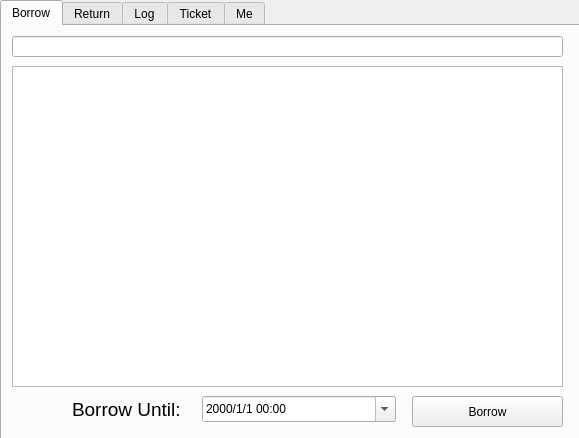
<?xml version="1.0" encoding="UTF-8"?>
<ui version="4.0">
 <class>ReaderWindow</class>
 <widget class="QWidget" name="ReaderWindow">
  <property name="geometry">
   <rect>
    <x>0</x>
    <y>0</y>
    <width>579</width>
    <height>438</height>
   </rect>
  </property>
  <property name="windowTitle">
   <string>Form</string>
  </property>
  <widget class="QTabWidget" name="tabWidget">
   <property name="geometry">
    <rect>
     <x>0</x>
     <y>0</y>
     <width>581</width>
     <height>441</height>
    </rect>
   </property>
   <property name="currentIndex">
    <number>0</number>
   </property>
   <widget class="QWidget" name="borrowTab">
    <attribute name="title">
     <string>Borrow</string>
    </attribute>
    <widget class="QTableView" name="bookTable">
     <property name="geometry">
      <rect>
       <x>10</x>
       <y>40</y>
       <width>551</width>
       <height>321</height>
      </rect>
     </property>
    </widget>
    <widget class="QLineEdit" name="borrowBookSearchEdit">
     <property name="geometry">
      <rect>
       <x>10</x>
       <y>10</y>
       <width>551</width>
       <height>21</height>
      </rect>
     </property>
    </widget>
    <widget class="QPushButton" name="borrowBookButton">
     <property name="geometry">
      <rect>
       <x>410</x>
       <y>370</y>
       <width>151</width>
       <height>31</height>
      </rect>
     </property>
     <property name="text">
      <string>Borrow</string>
     </property>
    </widget>
    <widget class="QDateTimeEdit" name="dateTimeEdit">
     <property name="geometry">
      <rect>
       <x>200</x>
       <y>370</y>
       <width>194</width>
       <height>26</height>
      </rect>
     </property>
     <property name="displayFormat">
      <string>yyyy/M/d hh:mm</string>
     </property>
     <property name="calendarPopup">
      <bool>true</bool>
     </property>
     <property name="timeSpec">
      <enum>Qt::LocalTime</enum>
     </property>
    </widget>
    <widget class="QLabel" name="ddlLabel">
     <property name="geometry">
      <rect>
       <x>70</x>
       <y>373</y>
       <width>131</width>
       <height>21</height>
      </rect>
     </property>
     <property name="font">
      <font>
       <pointsize>14</pointsize>
      </font>
     </property>
     <property name="text">
      <string>Borrow Until:</string>
     </property>
    </widget>
   </widget>
   <widget class="QWidget" name="returnTab">
    <attribute name="title">
     <string>Return</string>
    </attribute>
    <widget class="QLineEdit" name="returnBookSearchEdit">
     <property name="geometry">
      <rect>
       <x>10</x>
       <y>10</y>
       <width>551</width>
       <height>21</height>
      </rect>
     </property>
    </widget>
    <widget class="QTableView" name="borrowBookTable">
     <property name="geometry">
      <rect>
       <x>10</x>
       <y>40</y>
       <width>551</width>
       <height>321</height>
      </rect>
     </property>
    </widget>
    <widget class="QPushButton" name="returnBookButton">
     <property name="geometry">
      <rect>
       <x>420</x>
       <y>370</y>
       <width>141</width>
       <height>31</height>
      </rect>
     </property>
     <property name="text">
      <string>Return</string>
     </property>
    </widget>
    <widget class="QPushButton" name="renewBookButton">
     <property name="geometry">
      <rect>
       <x>250</x>
       <y>370</y>
       <width>141</width>
       <height>31</height>
      </rect>
     </property>
     <property name="text">
      <string>Renew</string>
     </property>
    </widget>
   </widget>
   <widget class="QWidget" name="logTab">
    <attribute name="title">
     <string>Log</string>
    </attribute>
    <widget class="QTableView" name="logTable">
     <property name="geometry">
      <rect>
       <x>10</x>
       <y>40</y>
       <width>551</width>
       <height>351</height>
      </rect>
     </property>
    </widget>
    <widget class="QLineEdit" name="logSearchEdit">
     <property name="geometry">
      <rect>
       <x>10</x>
       <y>10</y>
       <width>551</width>
       <height>21</height>
      </rect>
     </property>
    </widget>
   </widget>
   <widget class="QWidget" name="ticketTab">
    <attribute name="title">
     <string>Ticket</string>
    </attribute>
    <widget class="QLineEdit" name="ticketSearchEdit">
     <property name="geometry">
      <rect>
       <x>10</x>
       <y>10</y>
       <width>551</width>
       <height>21</height>
      </rect>
     </property>
    </widget>
    <widget class="QTableView" name="ticketTable">
     <property name="geometry">
      <rect>
       <x>10</x>
       <y>40</y>
       <width>551</width>
       <height>321</height>
      </rect>
     </property>
    </widget>
    <widget class="QPushButton" name="payButtom">
     <property name="geometry">
      <rect>
       <x>410</x>
       <y>370</y>
       <width>151</width>
       <height>31</height>
      </rect>
     </property>
     <property name="text">
      <string>Pay</string>
     </property>
    </widget>
   </widget>
   <widget class="QWidget" name="meTab">
    <attribute name="title">
     <string>Me</string>
    </attribute>
    <widget class="QLabel" name="nameTitleLabel">
     <property name="geometry">
      <rect>
       <x>50</x>
       <y>40</y>
       <width>81</width>
       <height>31</height>
      </rect>
     </property>
     <property name="font">
      <font>
       <pointsize>21</pointsize>
      </font>
     </property>
     <property name="text">
      <string>Name:</string>
     </property>
    </widget>
    <widget class="QLabel" name="nameLabel">
     <property name="geometry">
      <rect>
       <x>160</x>
       <y>41</y>
       <width>301</width>
       <height>31</height>
      </rect>
     </property>
     <property name="font">
      <font>
       <pointsize>21</pointsize>
      </font>
     </property>
     <property name="text">
      <string/>
     </property>
    </widget>
    <widget class="QLabel" name="idTitleLabel">
     <property name="geometry">
      <rect>
       <x>50</x>
       <y>140</y>
       <width>81</width>
       <height>31</height>
      </rect>
     </property>
     <property name="font">
      <font>
       <pointsize>21</pointsize>
      </font>
     </property>
     <property name="text">
      <string>       ID:</string>
     </property>
    </widget>
    <widget class="QLabel" name="idLabel">
     <property name="geometry">
      <rect>
       <x>160</x>
       <y>140</y>
       <width>301</width>
       <height>31</height>
      </rect>
     </property>
     <property name="font">
      <font>
       <pointsize>21</pointsize>
      </font>
     </property>
     <property name="text">
      <string/>
     </property>
    </widget>
    <widget class="QLabel" name="majorTitleLabel">
     <property name="geometry">
      <rect>
       <x>50</x>
       <y>230</y>
       <width>81</width>
       <height>31</height>
      </rect>
     </property>
     <property name="font">
      <font>
       <pointsize>21</pointsize>
      </font>
     </property>
     <property name="text">
      <string>Major:</string>
     </property>
    </widget>
    <widget class="QLabel" name="majorLabel">
     <property name="geometry">
      <rect>
       <x>160</x>
       <y>230</y>
       <width>301</width>
       <height>31</height>
      </rect>
     </property>
     <property name="font">
      <font>
       <pointsize>21</pointsize>
      </font>
     </property>
     <property name="text">
      <string/>
     </property>
    </widget>
   </widget>
  </widget>
 </widget>
 <resources/>
 <connections/>
</ui>
